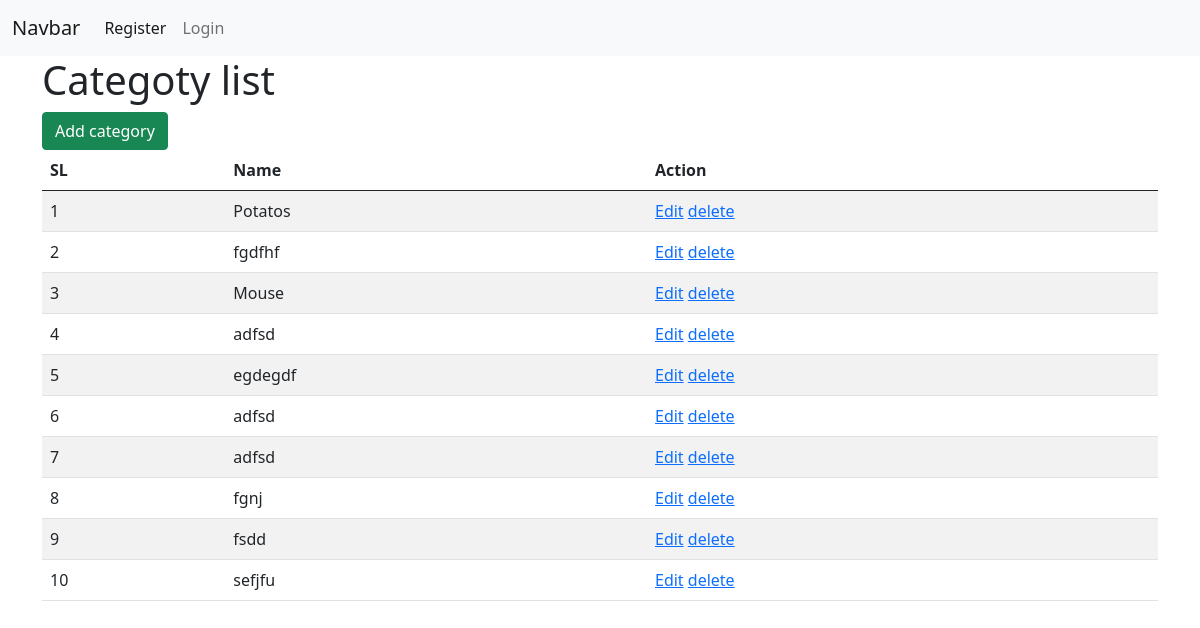
The page /category_list/ on the database its author committed.
### form_app/models.py (models this page shows)
class CategoryModel(models.Model):
    name = models.CharField()

### form_app/views.py (the view)
# urls.py: path('category_list/',category_list,name='category_list'),
def category_list(request):
    category_data=CategoryModel.objects.all()
    context={
        'category_data':category_data,
    }
    return render(request,'category-list.html',context)

### form_app/templates/category-list.html
{% extends 'master/base.html' %}
{% block content %}
<h1>Categoty list</h1>
<a href="{% url 'add_category' %}" class="btn btn-success">Add category</a>
<table class="table table-striped">
    <thead>
        <tr>
            <th>SL</th>
            <th>Name</th>
            <th>Action</th>
        </tr>
    </thead>
    <tbody>
        {% for data in category_data %}
        <tr>
            <td>{{forloop.counter}}</td>
            <td>{{data.name}}</td>
            <td>
                <a href="{% url 'update_category' data.id %}">Edit</a>
                <a href="{% url 'delete_category' data.id %}">delete</a>
            </td>
        </tr>
        {% endfor %}
    </tbody>
</table>
{% endblock content %}

### rows shown on the page
CategoryModel: name "Potatos"
CategoryModel: name "fgdfhf"
CategoryModel: name "Mouse"
CategoryModel: name "adfsd"
CategoryModel: name "egdegdf"
CategoryModel: name "adfsd"
CategoryModel: name "adfsd"
CategoryModel: name "fgnj"
CategoryModel: name "fsdd"
CategoryModel: name "sefjfu"
